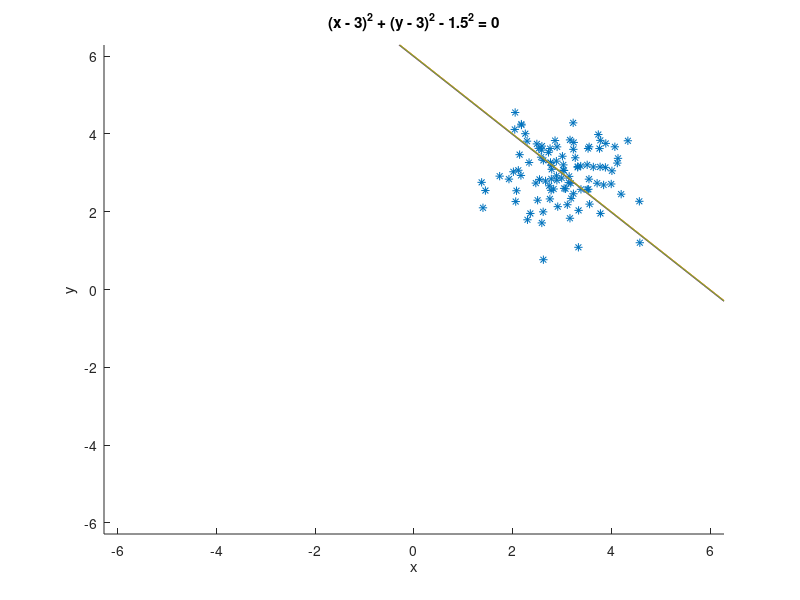

Source code (MATLAB):
mu = [3 3];
sigma = [0.5 0; 0 0.5];

r = mvnrnd( mu, sigma, 100 );

hold all;
plot( r(:,1) , r(:,2), '*' );

d1 = @(x,y) (x-3)^2 + (y-3)^2 - 0.25;
d2 = @(x,y) (x-3)^2 + (y-3)^2 - 1;
d4 = @(x,y) (x-3)^2 + (y-3)^2 - 1.5^2;
d3 = @(x,y) (x-3)^2 + (y-3)^2 - 4;

ezplot( d1 );
ezplot( d2 );
ezplot( d3 );
ezplot( d4 );

hold off;
